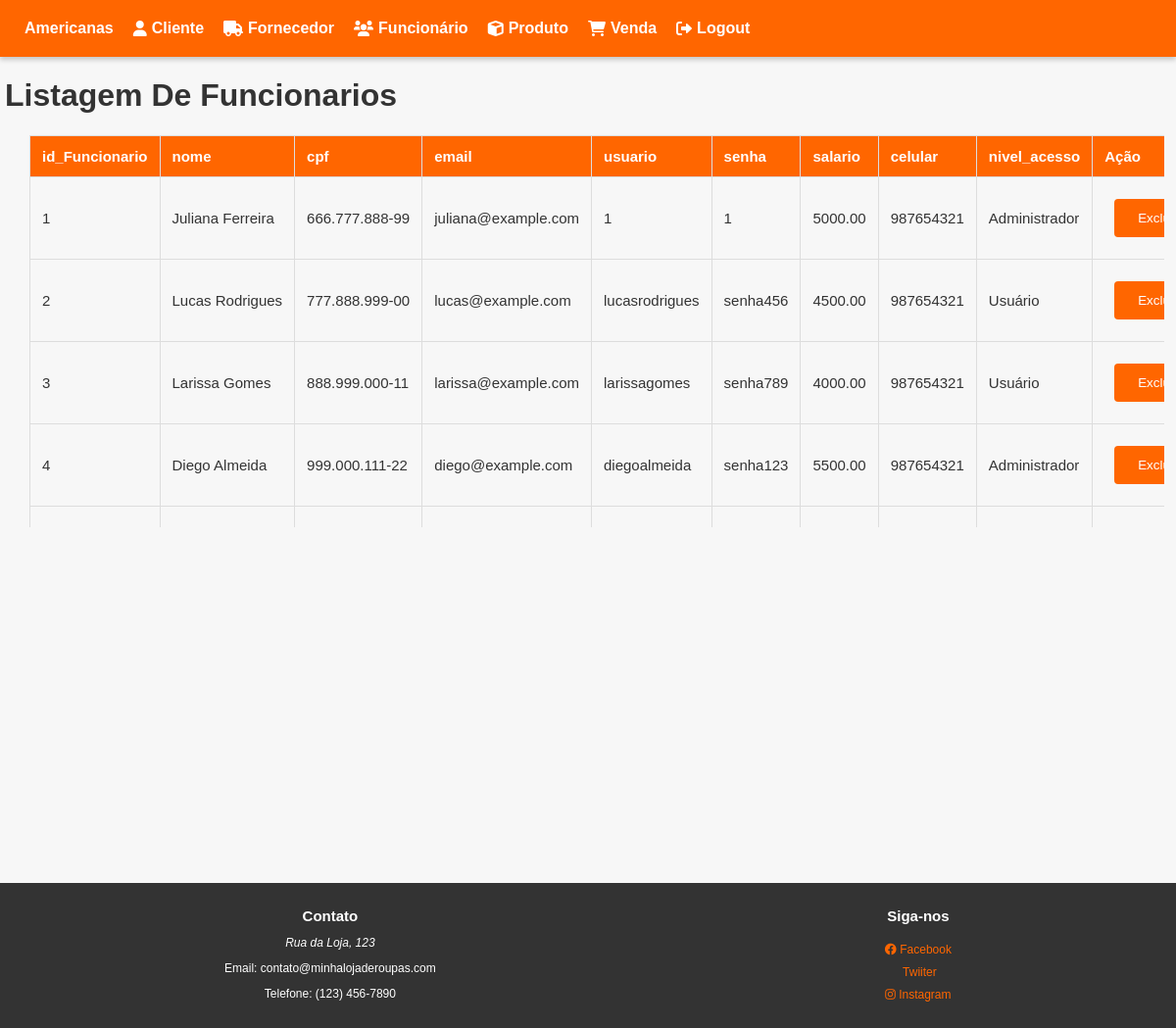
Page /View/Funcionario/Lista.php (signed in) on the committed database.
### tables this page shows
CREATE TABLE funcionario (
  id_funcionario integer auto_increment primary key,
  nome varchar(400),
  cpf varchar (20),
  email varchar(50),
  usuario varchar(400) unique,
  senha varchar(400),
  salario varchar(50),
  celular varchar(400),
  nivel_acesso varchar(50)
);

### DataBase/Conexao.php (called while the page is built)
<?php
class conexao
{
    private static $dsn = 'mysql:host=localhost;dbname=gico';
    private static $usuario = 'root';
    private static $senha = '123456';
    private static $conexao = null;
    public static function getConexao(): PDO
    {
        if (Conexao::$conexao == null) {
            try {
                conexao::$conexao = new PDO(conexao::$dsn, conexao::$usuario, conexao::$senha);
            } catch (PDOException $e) {
                echo $e->getMessage();
            }
        }
        return conexao::$conexao;
    }
    public static function getPreparedStatement($sql): PDOStatement
    {
        $pst = null;
        if (conexao::getConexao() != null) {
            try {
                $pst = conexao::$conexao->prepare($sql);
            } catch (PDOException $e) {
                echo $e->getMessage();
            }
        }
        return $pst;
    }
}
?>

### DataBase/DAOFuncionario.php (called while the page is built, shortened)
<?php
class DAOFuncionario
{
    public function listaTodos()
    {
        $pst = conexao::getPreparedStatement('select * from Funcionario;');
        $pst->execute();
        $lista = $pst->fetchAll(PDO::FETCH_ASSOC);
        return $lista;
    }
}
?>

### View/Funcionario/Lista.php (the view, shortened to what this page needs)
<?php
require_once BASE . '/View\Header.php';
?>
<!DOCTYPE html>
<html lang="en">
<head>
    <link rel="stylesheet" href=".\..\..\Css\style.css">
</head>
<body>
    <h1>Listagem De Funcionarios</h1>
    <div class="table-wrapper">
        <table>
            <tr>
                <th>id_Funcionario</th>
                <th>nome</th>
                <th>cpf</th>
                <th>email</th>
                <th>usuario</th>
                <th>senha</th>
                <th>salario</th>
                <th>celular</th>
                <th>nivel_acesso</th>
                <th colspan="2">Ação</th>
            </tr>
            <?php
            require_once BASE . '/Database/DAOFuncionario.php';
            require_once BASE . '/Database/Conexao.php';
            $daoConexao = new DAOFuncionario();
            $lista = $daoConexao->listaTodos();
            foreach ($lista as $funcionario) {
                echo '<tr>';
                echo '<td>' . $funcionario['id_funcionario'] . '</td>';
                echo '<td>' . $funcionario['nome'] . '</td>';
                echo '<td>' . $funcionario['cpf'] . '</td>';
                echo '<td>' . $funcionario['email'] . '</td>';
                echo '<td>' . $funcionario['usuario'] . '</td>';
                echo '<td>' . $funcionario['senha'] . '</td>';
                echo '<td>' . $funcionario['salario'] . '</td>';
                echo '<td>' . $funcionario['celular'] . '</td>';
                echo '<td>' . $funcionario['nivel_acesso'] . '</td>';
                ?>
                <td>
                    <form action="delete.php" method="post">
                        <button>Excluir</button>
                    </form>
                </td>
                <?php
                echo '<tr>';
            }
            ?>
        </table>
    </div>
</body>
<?php
require_once BASE . '/View\Footer.php';
?>
</html>

### Css/style.css (style rules this page uses)
body { font-family: Arial, sans-serif; background-color: #f7f7f7; color: #333; margin: 0; padding: 0; }
form { margin: 10px; }
table { border-collapse: collapse; margin: 0px 30px 20px 30px; font-size: 15px; width: 100%; min-width: max-content; }
table, th, td { border: 1px solid #ddd; }
th, td { padding: 12px; text-align: left; }
th { background-color: #ff6600; color: #fff; position: sticky; top: 0px; }
.table-wrapper { max-height: 400px; overflow-y: scroll; margin-bottom: 50px; width: 99%; }
button { background-color: #ff6600; color: #fff; border: none; padding: 12px 24px; border-radius: 4px; cursor: pointer; transition: background-color 0.3s ease; }
h1 { margin-left: 5px; }

### Css/Menu.css (style rules this page uses)
html.full-height { height: 100%; }
body.flex-column { display: flex; flex-direction: column; min-height: 100vh; }

### rows in the picture
funcionario: id_funcionario "1", nome "Juliana Ferreira", cpf "666.777.888-99", email "juliana@example.com", usuario "1", senha "1", salario "5000.00", celular "987654321", nivel_acesso "Administrador"
funcionario: id_funcionario "2", nome "Lucas Rodrigues", cpf "777.888.999-00", email "lucas@example.com", usuario "lucasrodrigues", senha "senha456", salario "4500.00", celular "987654321", nivel_acesso "Usuário"
funcionario: id_funcionario "3", nome "Larissa Gomes", cpf "888.999.000-11", email "larissa@example.com", usuario "larissagomes", senha "senha789", salario "4000.00", celular "987654321", nivel_acesso "Usuário"
funcionario: id_funcionario "4", nome "Diego Almeida", cpf "999.000.111-22", email "diego@example.com", usuario "diegoalmeida", senha "senha123", salario "5500.00", celular "987654321", nivel_acesso "Administrador"
